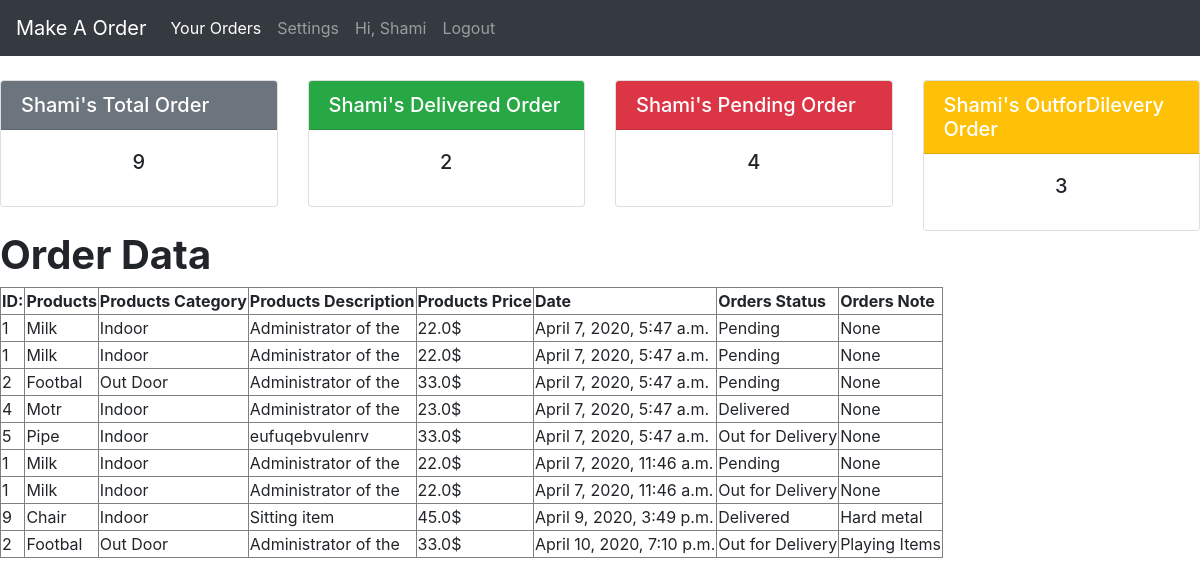
Page /user_profile/ (signed in) on the committed database.
### salesforce/models.py (models this page shows, shortened)
class Order(models.Model):
    Status = (
        ('Pending', 'Pending'),
        ('Out for Delivery', 'Out for Delivery'),
        ('Delivered', 'Delivered'),
    )
    customer = models.ForeignKey(Customer , null=True, on_delete=models.SET_NULL)#mtlb jb parent customer delete ho to child save e rhy
    product = models.ForeignKey(Product , null=True, on_delete=models.SET_NULL)
    date_created = models.DateTimeField(auto_now_add=True)
    status = models.CharField(max_length=20, choices=Status)
    note = models.CharField(max_length=20, null=True)

class Product(models.Model):
    Category = (
        ('Indoor', 'Indoor'),
        ('Out Door', 'Out Door'),
    )
    name = models.CharField(max_length=22)
    price = models.FloatField()
    category = models.CharField(max_length=20, choices=Category)
    description = models.CharField(max_length=20)
    date_created = models.DateTimeField(auto_now_add=True)
    tags = models.ManyToManyField(Tags)
    def __str__(self):
       return self.name

### salesforce/decorators.py (the view)
        def wrapper_func(request, *args, **kwargs):
            group = None
            if request.user.groups.exists():
                group = request.user.groups.all()[0].name
            if group in allowed_roles:
                return view_func(request, *args,**kwargs)
            else:
                return HttpResponse("You ara not allowed to do that")

### salesforce/views.py (called while the page is built)
@login_required(login_url='login')
@allowed_user(allowed_roles=['customer'])
def userpage(request):
    orders = request.user.customer.order_set.all()
    total_order = orders.count()
    delivered = orders.filter(status='Delivered').count()
    pending = orders.filter(status='Pending').count()
    ofd = orders.filter(status='Out for Delivery').count()
    context = {
               'orders': orders,
               'total_order': total_order,
               'delivered': delivered,
               'pending': pending,
               'ofd': ofd}
    return render(request, 'salesforce/userorder.html',context)

### salesforce/templates/salesforce/userorder.html (shortened to what this page needs)
{% include 'salesforce/navbar.html' %}
{% block content %}
<head>
    <link rel="stylesheet" href="https://stackpath.bootstrapcdn.com/bootstrap/4.4.1/css/bootstrap.min.css">
</head>
<body>
<br>
<div class="row">
  <div class="col-sm-3">
    <div class="card">
  <h5 class="card-header bg-secondary text-white">{{request.user}}'s Total Order</h5>
        <div class="card-body card-sm">
            <h5 class="card-title"><center>{{total_order}}</center></h5>
      </div>
    </div>
  </div>
     <div class="col-sm-3">
    <div class="card">
  <h5 class="card-header bg-success text-white">{{request.user}}'s Delivered Order</h5>
        <div class="card-body card-sm">
            <h5 class="card-title"><center>{{delivered}}</center></h5>
      </div>
    </div>
  </div>
     <div class="col-sm-3">
    <div class="card">
  <h5 class="card-header bg-danger text-white">{{request.user}}'s Pending Order</h5>
        <div class="card-body card-sm">
            <h5 class="card-title"><center>{{pending}}</center></h5>
      </div>
    </div>
  </div>
     <div class="col-sm-3">
    <div class="card">
  <h5 class="card-header bg-warning text-white">{{request.user}}'s OutforDilevery Order</h5>
        <div class="card-body card-sm">
        <h5 class="card-title" style="size: 20px"><center>{{ofd}}</center></h5>
      </div>
    </div>
  </div>
</div>
<div>
  {% if total_order == 0 %}<br>
    <h1 style="text-align: center">You have 0 order</h1>
    {% else %}
    <table border="1">
<h1 style="font-weight: bold">Order Data</h1>
        <th style="font-weight: bold">ID:</th>
    <th style="font-weight: bold">Products</th>
    <th style="font-weight: bold">Products Category</th>
    <th style="font-weight: bold">Products Description</th>
    <th style="font-weight: bold">Products Price</th>
    <th style="font-weight: bold">Date</th>
    <th style="font-weight: bold">Orders Status</th>
    <th style="font-weight: bold">Orders Note</th>
 {% endif %}
{% for i in orders %}
        <tr>
                <td>{{i.product.id}}</td>
                <td>{{i.product}}</td>
                <td>{{i.product.category}}</td>
                <td>{{i.product.description}}</td>
                <td>{{i.product.price}}$</td>
                <td>{{i.date_created}}</td>
                <td>{{i.status}}</td>
                <td>{{i.note}}</td>
    </tr>
        {% endfor %}
    </table>
</div>
{% endblock %}
</body>

### salesforce/templates/salesforce/navbar.html (shortened to what this page needs)
<!DOCTYPE html>
<html lang="en">
<head>
        <link rel="stylesheet" href="https://stackpath.bootstrapcdn.com/bootstrap/4.4.1/css/bootstrap.min.css">
</head>
<body>
<nav class="navbar navbar-expand-lg navbar-dark bg-dark">
  {% if request.user.is_staff %}
   <div class="collapse navbar-collapse" id="navbarTogglerDemo01">
    <a class="navbar-brand" href="{% url 'customer_order' %}">Total Orders</a>
    <ul class="navbar-nav mr-auto mt-2 mt-lg-0">
     <li class="nav-item">
        <a class="nav-link" href="{% url 'showusertoadmin' %}">Customers</a>
      </li>
     <li class="nav-item">
        <a class="nav-link" href="{% url 'add_product' %}">Add Product</a>
      </li>
        <li class="nav-item">
        <a class="nav-link" href="{% url 'add_tags' %}">Add Tags</a>
      </li>
      {% else %}
  <div class="collapse navbar-collapse" id="navbarTogglerDemo02">
    <a class="navbar-brand" href="{% url 'create_order' user.customer.id %}" >Make A Order</a>
      <ul class="navbar-nav mr-auto mt-2 mt-lg-0">
      <li class="nav-item active">
        <a class="nav-link" href="{% url 'user_profile' %}">Your Orders <span class="sr-only">(current)</span></a>
      </li>
           <li class="nav-item">
        <a class="nav-link" href="{% url 'userprofiledata' %}">Settings</a>
      </li>
       {% endif %}
      <li class="nav-item" style="align: left">
        <a class="nav-link" href="#">Hi, {{request.user}}</a>
      </li>
      <div class="navbar-nav ml-auto">
            <a href="{% url 'logout' %}" class="nav-item nav-link">Logout</a>
        </div>
  </div>
</nav>
</body>
</html>

### rows in the picture
Order: product.id "1", product "Milk", product.category "Indoor", product.description "Administrator of the", product.price "22.0", date_created "April 7, 2020, 5:47 a.m.", status "Pending", note "None"
Order: product.id "1", product "Milk", product.category "Indoor", product.description "Administrator of the", product.price "22.0", date_created "April 7, 2020, 5:47 a.m.", status "Pending", note "None"
Order: product.id "2", product "Footbal", product.category "Out Door", product.description "Administrator of the", product.price "33.0", date_created "April 7, 2020, 5:47 a.m.", status "Pending", note "None"
Order: product.id "4", product "Motr", product.category "Indoor", product.description "Administrator of the", product.price "23.0", date_created "April 7, 2020, 5:47 a.m.", status "Delivered", note "None"
Order: product.id "5", product "Pipe", product.category "Indoor", product.description "eufuqebvulenrv", product.price "33.0", date_created "April 7, 2020, 5:47 a.m.", status "Out for Delivery", note "None"
Order: product.id "1", product "Milk", product.category "Indoor", product.description "Administrator of the", product.price "22.0", date_created "April 7, 2020, 11:46 a.m.", status "Pending", note "None"
Order: product.id "1", product "Milk", product.category "Indoor", product.description "Administrator of the", product.price "22.0", date_created "April 7, 2020, 11:46 a.m.", status "Out for Delivery", note "None"
Order: product.id "9", product "Chair", product.category "Indoor", product.description "Sitting item", product.price "45.0", date_created "April 9, 2020, 3:49 p.m.", status "Delivered", note "Hard metal"
Order: product.id "2", product "Footbal", product.category "Out Door", product.description "Administrator of the", product.price "33.0", date_created "April 10, 2020, 7:10 p.m.", status "Out for Delivery", note "Playing Items"

### other values in the picture
{{ request.user }} "Shami"
{{ total_order }} "9"
{{ delivered }} "2"
{{ pending }} "4"
{{ ofd }} "3"
